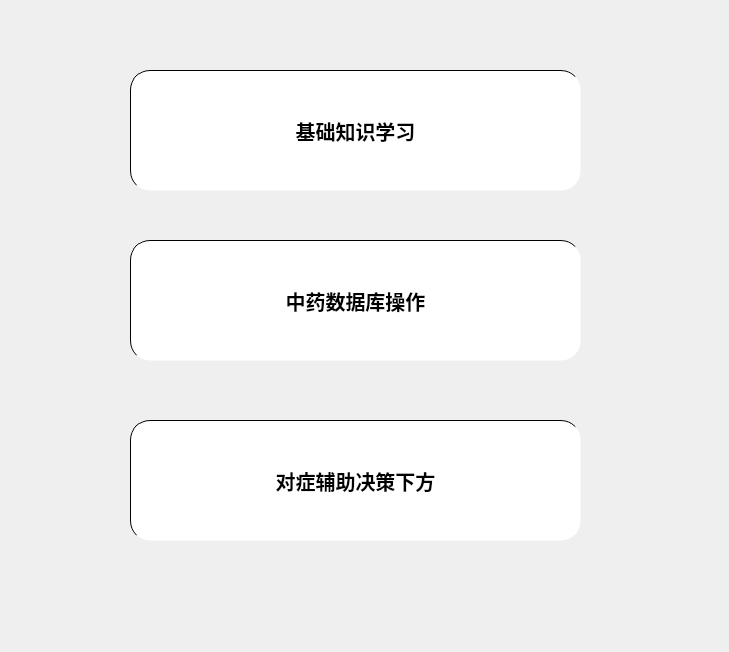
<?xml version="1.0" encoding="UTF-8"?>
<ui version="4.0">
 <class>Form</class>
 <widget class="QWidget" name="Form">
  <property name="enabled">
   <bool>true</bool>
  </property>
  <property name="geometry">
   <rect>
    <x>0</x>
    <y>0</y>
    <width>729</width>
    <height>652</height>
   </rect>
  </property>
  <property name="sizePolicy">
   <sizepolicy hsizetype="Preferred" vsizetype="Preferred">
    <horstretch>0</horstretch>
    <verstretch>0</verstretch>
   </sizepolicy>
  </property>
  <property name="windowTitle">
   <string>中药配伍决策辅助系统</string>
  </property>
  <property name="windowIcon">
   <iconset>
    <normaloff>Icon/med.ico</normaloff>Icon/med.ico</iconset>
  </property>
  <property name="styleSheet">
   <string notr="true">#Form{
	background-image:url(&quot;./icon/first_background.png&quot;)
}
QPushButton{
	border-style: outset;
	border-width: 1px;
	border-radius:20px;
	background-color:white;
	font-weight:bold
}
QPushButton:hover{
	border-style: outset;
	border-width: 1px;
	border-radius:20px;
	background-color:#DFDFDF;
	font-weight:bold
}
</string>
  </property>
  <widget class="QPushButton" name="BLearn">
   <property name="geometry">
    <rect>
     <x>130</x>
     <y>70</y>
     <width>451</width>
     <height>121</height>
    </rect>
   </property>
   <property name="font">
    <font>
     <family>AcadEref</family>
     <pointsize>15</pointsize>
     <weight>75</weight>
     <bold>true</bold>
    </font>
   </property>
   <property name="text">
    <string>基础知识学习</string>
   </property>
   <property name="iconSize">
    <size>
     <width>20</width>
     <height>20</height>
    </size>
   </property>
  </widget>
  <widget class="QPushButton" name="BFind">
   <property name="geometry">
    <rect>
     <x>130</x>
     <y>240</y>
     <width>451</width>
     <height>121</height>
    </rect>
   </property>
   <property name="font">
    <font>
     <pointsize>15</pointsize>
     <weight>75</weight>
     <bold>true</bold>
    </font>
   </property>
   <property name="text">
    <string>中药数据库操作</string>
   </property>
  </widget>
  <widget class="QPushButton" name="BDecide">
   <property name="geometry">
    <rect>
     <x>130</x>
     <y>420</y>
     <width>451</width>
     <height>121</height>
    </rect>
   </property>
   <property name="font">
    <font>
     <pointsize>15</pointsize>
     <weight>75</weight>
     <bold>true</bold>
    </font>
   </property>
   <property name="text">
    <string>对症辅助决策下方</string>
   </property>
  </widget>
 </widget>
 <resources/>
 <connections/>
</ui>
